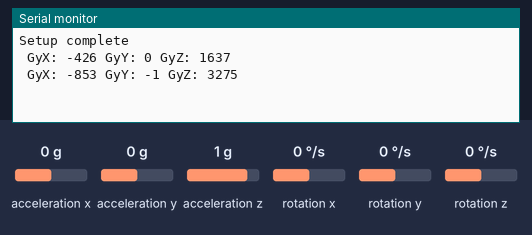
This sketch was run on a simulated ESP32. Parts: the last lines printed to the serial monitor. Wiring (inferred from the names in the program): MPU-6050 motion sensor at I2C address 0x68. Inputs (shaded band) come from the test bench; at power-on: acceleration x 0 g, acceleration y 0 g, acceleration z 1 g, rotation x 0 °/s, rotation y 0 °/s, rotation z 0 °/s.

Above: at 1.8 s.
1.9 s: acceleration x set to -1.4 g
At 2.6 s:
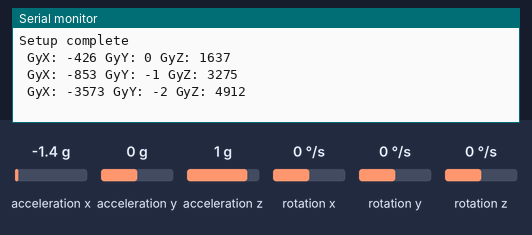
3.4 s: acceleration y set to -1.4 g
At 4.7 s:
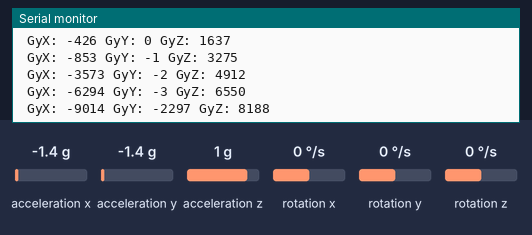
4.9 s: acceleration z set to -1.4 g
At 5.8 s:
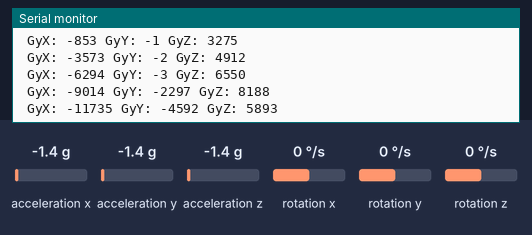
6.4 s: rotation x set to -192 °/s
At 7.7 s:
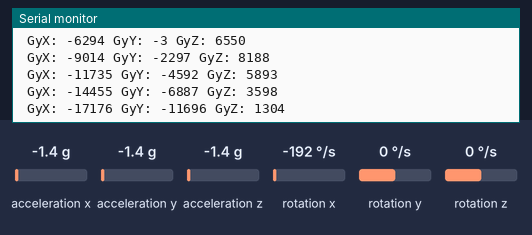
7.9 s: rotation y set to -192 °/s
At 8.8 s:
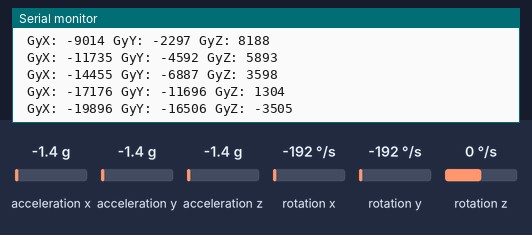
Timing chart, 0 to 10.4 s (numbered marks = the images above; inputs shaded):
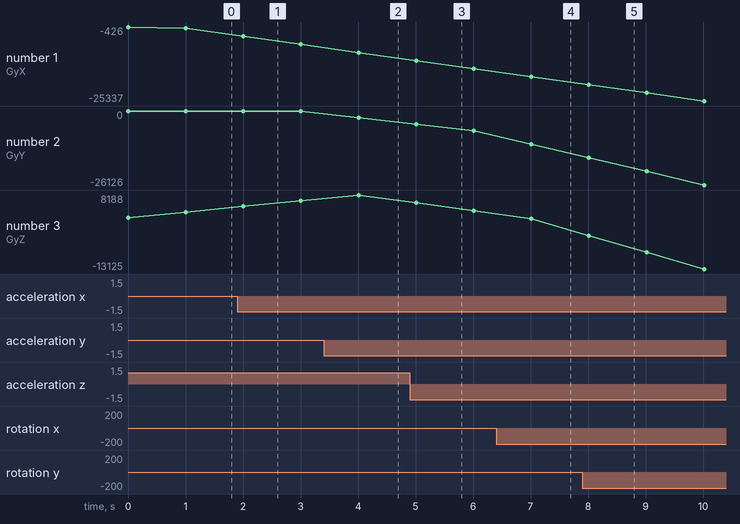

Measured:
- after the input at 1.9 s, the serial monitor: prints a new line after 0.11 s (image 1)
- after the input at 3.4 s, the serial monitor: prints a new line after 0.61 s (image 2)
- after the input at 4.9 s, the serial monitor: prints a new line after 0.11 s (image 3)
- after the input at 6.4 s, the serial monitor: prints a new line after 0.61 s (image 4)
- after the input at 7.9 s, the serial monitor: prints a new line after 0.12 s (image 5)
- plotted number 1: -853 → -6294 after the input at 1.9 s
- plotted number 2: -3 → -2297 after the input at 3.4 s, -6887 → -11696 after the input at 6.4 s
- plotted number 3: 8188 → 3598 after the input at 4.9 s, 1304 → -13125 after the input at 7.9 s

The sketch:

Read_MPU6050.ino
```cpp
#include <Wire.h>

const int MPU_ADDR = 0x68; // I2C address of the MPU-6050
int16_t AcX = 0, AcY = 0, AcZ = 0, Tmp = 0, GyX = 0, GyY = 0, GyZ = 0;

void setup() {
Serial.begin(115200);
Wire.begin(21, 22, 100000); // SDA, SCL, Clock Speed
Wire.beginTransmission(MPU_ADDR);
Wire.write(0x6B); // PWR_MGMT_1 register
Wire.write(0); // Wake up MPU-6050
Wire.endTransmission(true);
Serial.println("Setup complete");
}
int GX[10] = {0};
int GY[10] = {0};
int GZ[10] = {0};
void loop() {
Wire.beginTransmission(MPU_ADDR);
Wire.write(0x3B); // Starting with register 0x3B (ACCEL_XOUT_H)
Wire.endTransmission(true);

Wire.requestFrom(MPU_ADDR, 14, true); // Request a total of 14 registers
// AcX = Wire.read() << 8 | Wire.read(); // ACCEL_XOUT_H & ACCEL_XOUT_L
// AcY = Wire.read() << 8 | Wire.read(); // ACCEL_YOUT_H & ACCEL_YOUT_L
// AcZ = Wire.read() << 8 | Wire.read(); // ACCEL_ZOUT_H & ACCEL_ZOUT_L
// Tmp = Wire.read() << 8 | Wire.read(); // TEMP_OUT_H & TEMP_OUT_L
for(int i = 0; i < 10; i++)
{
  GyX = Wire.read() << 8 | Wire.read(); // GYRO_XOUT_H & GYRO_XOUT_L
  GX[i] += GyX;
  GyY = Wire.read() << 8 | Wire.read(); // GYRO_YOUT_H & GYRO_YOUT_L
  GY[i] += GyY;
  GyZ = Wire.read() << 8 | Wire.read(); // GYRO_ZOUT_H & GYRO_ZOUT_L
  GZ[i] += GyZ;
}


// Serial.print("AcX: "); Serial.print(AcX);
// Serial.print(" AcY: "); Serial.print(AcY);
// Serial.print(" AcZ: "); Serial.print(AcZ);
Serial.print(" GyX: "); Serial.print(giatritb(GX));
Serial.print(" GyY: "); Serial.print(giatritb(GY));
Serial.print(" GyZ: "); Serial.print(giatritb(GZ));
Serial.println();
delay(1000);
}
int giatritb(int value[])
{
  int sum = 0;
  for(int i = 0; i < 10; i++)
  {
    sum += value[i];
  }
  return sum / 10;
}
```
